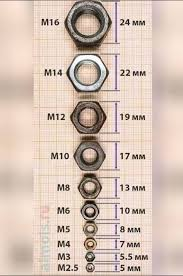
#> input picture nut_classifier/nuts.png, 183 x 276 px
$ python mask.py
#> lines starting #> are read from the running program, lines starting #| are printed output that depends on the picture; after the words box and inside, x2 and y2 are one past the last pixel; in counts of white or black regions, pixels touching at a corner belong together
import numpy as np
import cv2

img = cv2.imread('./nuts.png')
#> img is the input picture: shape (276, 183, 3); mean B, G, R 183, 195.3, 214.5
blur = cv2.GaussianBlur(img, (5, 5), 0)
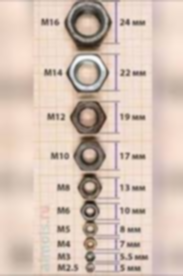
#> blur: shape (276, 183, 3); mean B, G, R 183.1, 195.4, 214.6
imgGry = cv2.cvtColor(img, cv2.COLOR_BGR2GRAY)
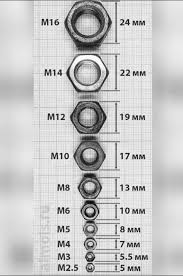
#> imgGry: shape (276, 183); min 2, max 255, mean 199.6

_, thresh = cv2.threshold(imgGry, 120, 255, cv2.CHAIN_APPROX_NONE)
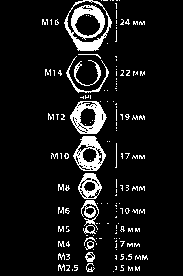
#> thresh: shape (276, 183); 8.7% white; 166 white regions (146 under 20 px)
contours, _ = cv2.findContours(thresh, cv2.RETR_TREE, cv2.CHAIN_APPROX_NONE)
#> contours = 271 contours, 247 with area under 20; largest, box (x1, y1, x2, y2) and area: (64, 0, 112, 51) 1700, (70, 101, 107, 134) 875, (73, 136, 106, 171) 767, (66, 0, 109, 43) 496, (74, 13, 101, 37) 428
for cnt in contours:
  print(cv2.contourArea(cnt))
#> this loop made 271 passes
#> cnt on passes 1, 2, 12: [[113, 271]], [[72, 269], [72, 270]], [[126, 258], [126, 259]]
#| 0.0
#| 0.0
#| 6.0
#| 3.5
#| 1.0
#| 1.5
#| 3.0
#| 3.0
#> (further printed lines are left out)
min_cnt_area = 100
contours = [cnt for cnt in contours if cv2.contourArea(cnt) > min_cnt_area]
#> contours = 9 contours; largest, box (x1, y1, x2, y2) and area: (64, 0, 112, 51) 1700, (70, 101, 107, 134) 875, (73, 136, 106, 171) 767, (66, 0, 109, 43) 496, (74, 13, 101, 37) 428

for contour in contours:
  (x, y, w, h) = cv2.boundingRect(contour)
  cv2.rectangle(img, (x, y), (x + w, y + h), (0 ,255, 0), 3)
#> this loop made 9 passes
#> (x, y, w, h) on passes 1 to 9: (81, 200, 18, 30), (78, 173, 24, 26), (73, 136, 33, 35), (82, 147, 16, 16), (70, 101, 37, 33), (79, 107, 18, 20), (64, 0, 48, 51), (74, 13, 27, 24), (66, 0, 43, 43)
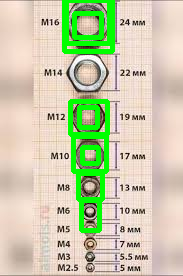
#> img: shape (276, 183, 3); 8.9% of pixels changed, all inside (x1, y1, x2, y2) = (62, 0, 115, 233)


cv2.imshow("Thresh", thresh)
cv2.imshow("Result", img)
cv2.waitKey(0)
